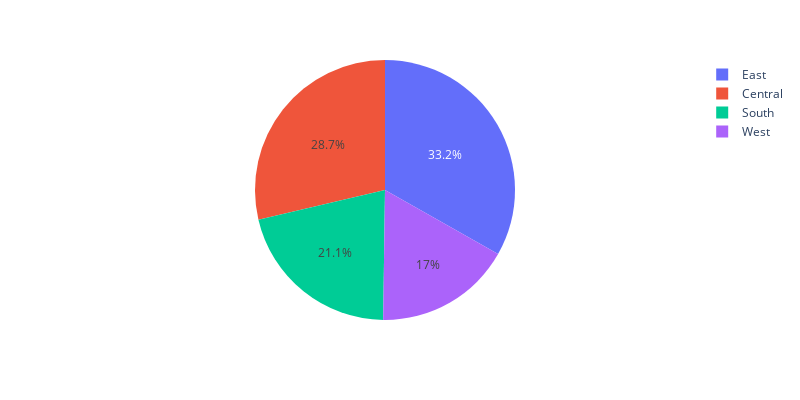

Notebook code for this chart:
### Code cell
fig = px.pie(loss, values='New Profit', names='Region',width=800, height=400)
fig.show()

### Figure 1 — Plotly figure (JSON) as saved in the notebook; plotly's stock layout.template omitted (floating-point values rounded to 4 significant figures; data arrays with more than 128 entries replaced by an {"elided": "..."} marker saying what was removed)
{"data": [{"domain": {"x": [0, 1], "y": [0, 1]}, "hovertemplate": "Region=%{label}<br>New Profit=%{value}<extra></extra>", "labels": {"elided": "1871 str values"}, "legendgroup": "", "name": "", "showlegend": true, "type": "pie", "values": {"elided": "1871 float values"}}], "layout": {"height": 400, "legend": {"tracegroupgap": 0}, "margin": {"t": 60}, "width": 800}}
